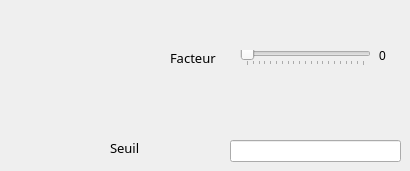
         <widget class="QWidget" name="page_37">
          <attribute name="label">
           <string>Facteur Economique</string>
          </attribute>
          <widget class="QLabel" name="fact_eco_number">
           <property name="geometry">
            <rect>
             <x>379</x>
             <y>46</y>
             <width>21</width>
             <height>20</height>
            </rect>
           </property>
           <property name="styleSheet">
            <string notr="true">font: 10pt &quot;Uni Sans Book&quot;;</string>
           </property>
           <property name="text">
            <string>0</string>
           </property>
          </widget>
          <widget class="QSlider" name="fact_eco_slider">
           <property name="geometry">
            <rect>
             <x>240</x>
             <y>50</y>
             <width>131</width>
             <height>16</height>
            </rect>
           </property>
           <property name="maximum">
            <number>20</number>
           </property>
           <property name="orientation">
            <enum>Qt::Horizontal</enum>
           </property>
           <property name="tickPosition">
            <enum>QSlider::TicksBelow</enum>
           </property>
           <property name="tickInterval">
            <number>1</number>
           </property>
          </widget>
          <widget class="QLabel" name="label_5">
           <property name="geometry">
            <rect>
             <x>170</x>
             <y>50</y>
             <width>51</width>
             <height>16</height>
            </rect>
           </property>
           <property name="font">
            <font>
             <family>Uni Sans Book</family>
             <pointsize>10</pointsize>
             <weight>50</weight>
             <italic>false</italic>
             <bold>false</bold>
            </font>
           </property>
           <property name="styleSheet">
            <string notr="true">font: 10pt &quot;Uni Sans Book&quot;;</string>
           </property>
           <property name="text">
            <string>Facteur</string>
           </property>
          </widget>
          <widget class="QLabel" name="label_4">
           <property name="geometry">
            <rect>
             <x>110</x>
             <y>140</y>
             <width>101</width>
             <height>16</height>
            </rect>
           </property>
           <property name="font">
            <font>
             <family>Uni Sans Book</family>
             <pointsize>10</pointsize>
             <weight>50</weight>
             <italic>false</italic>
             <bold>false</bold>
            </font>
           </property>
           <property name="styleSheet">
            <string notr="true">font: 10pt &quot;Uni Sans Book&quot;;</string>
           </property>
           <property name="text">
            <string>Seuil</string>
           </property>
          </widget>
          <widget class="QLineEdit" name="s1_eco_seuil">
           <property name="geometry">
            <rect>
             <x>230</x>
             <y>140</y>
             <width>171</width>
             <height>22</height>
            </rect>
           </property>
          </widget>
         </widget>
